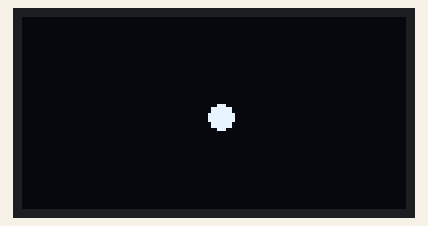
Simulated run of this sketch. Board: ESP32. Parts: 128×64 one-colour display.

Above: at 0.21 s.
At 5.02 s:
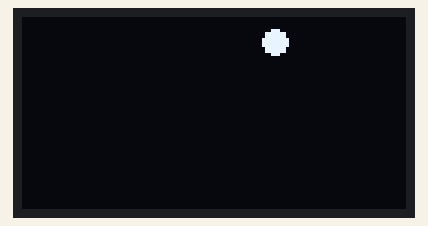
At 9.83 s:
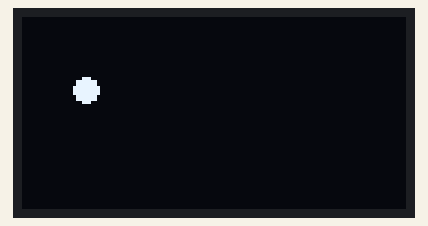
At 19.77 s:
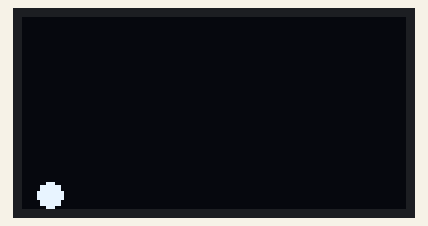
At 29.7 s:
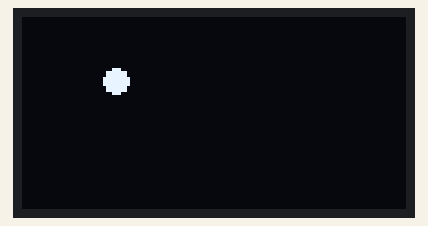
At 39.64 s:
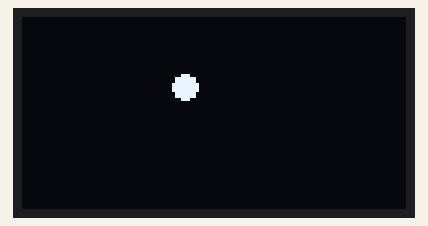

The sketch:

esp32_oled_mpu6050.ino
```cpp
#include <Wire.h>
#include <Adafruit_GFX.h>
#include <Adafruit_SSD1306.h>

// Screen dimensions
#define SCREEN_WIDTH 128
#define SCREEN_HEIGHT 64

// Create display object
Adafruit_SSD1306 display(SCREEN_WIDTH, SCREEN_HEIGHT, &Wire, -1);

// Ball properties
float ballX, ballY;
float velX, velY;
const int ballRadius = 4;

void setup() {
  Serial.begin(115200);

  // Initialize display
  if(!display.begin(SSD1306_SWITCHCAPVCC, 0x3C)) {
    Serial.println(F("SSD1306 allocation failed"));
    for(;;);
  }

  // Initialize ball position and velocity
  ballX = SCREEN_WIDTH / 2;
  ballY = SCREEN_HEIGHT / 2;
  velX = 2.5; // Initial horizontal velocity
  velY = 1.5; // Initial vertical velocity

  display.clearDisplay();
}

void loop() {
  // 1. Update State
  // Move the ball
  ballX += velX;
  ballY += velY;

  // Check for collisions with the screen edges and reverse velocity if a collision occurs.
  // Left or right edge
  if (ballX - ballRadius <= 0 || ballX + ballRadius >= SCREEN_WIDTH) {
    velX = -velX;
  }
  // Top or bottom edge
  if (ballY - ballRadius <= 0 || ballY + ballRadius >= SCREEN_HEIGHT) {
    velY = -velY;
  }

  // 2. Draw Frame
  // Clear the buffer
  display.clearDisplay();

  // Draw the ball at its new position
  display.fillCircle(ballX, ballY, ballRadius, SSD1306_WHITE);

  // 3. Display Frame
  // Push the frame to the screen
  display.display();

  // 4. Delay
  // Wait for a short period to control the animation speed
  delay(10);
}
```
